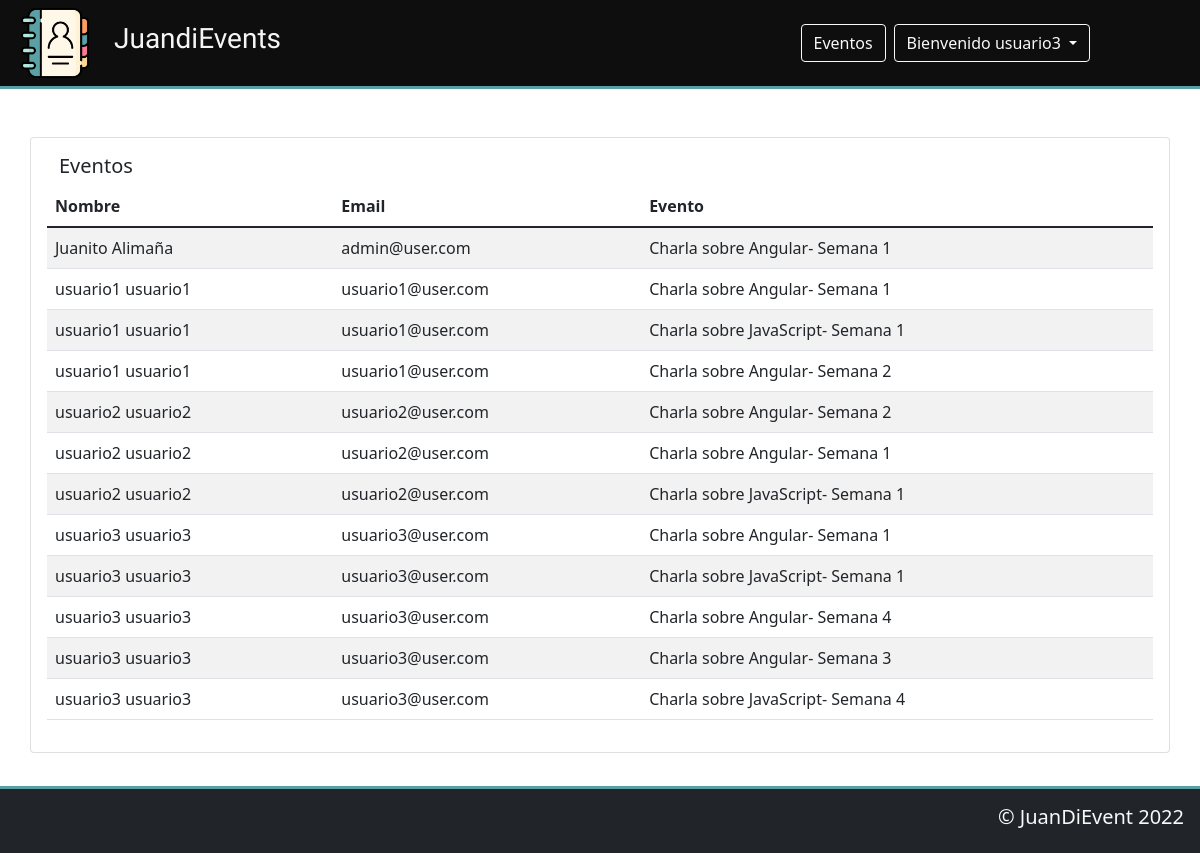
The app's page /usuariosSuscritos.php (signed in) with its own data.
### tables this page shows
CREATE TABLE `users` (
  `id` int(11) NOT NULL,
  `names` varchar(255) NOT NULL,
  `last_names` varchar(255) NOT NULL,
  `age` int(11) NOT NULL,
  `email` varchar(255) NOT NULL,
  `password` varchar(255) NOT NULL,
  `role` varchar(255) NOT NULL DEFAULT 'user',
  `isLogged` tinyint(1) NOT NULL DEFAULT 0
);

### usuariosSuscritos.php (the view, shortened to what this page needs)
<?php include 'template/header.php'; ?>
<?php
include_once 'model/conexion.php';
$query = $bd->prepare("select
concat(u.names, ' ', u.last_names) as 'name',
u.email,
concat(e.name, '- Semana ', r.semana) as 'event'
from users u
join usuario_evento r on r.id_user = u.id
join events e on e.id = r.id_event
order by u.names asc");
$result = $query->execute();
$events = $query->fetchAll(PDO::FETCH_OBJ);
?>
<div class="container mt-5 scale-up-center" style="margin-bottom: 100px;">
    <div class="row">
        <div class="card">
            <div class="card-body">
                <div class="row justify-content-between">
                    <div class="row justify-content-between">
                        <h5 class="card-title col-md-4">Eventos</h5>
                    </div>
                    <table class="table table-striped">
                        <thead>
                            <tr>
                                <th scope="col">Nombre</th>
                                <th scope="col">Email</th>
                                <th scope="col">Evento</th>
                            </tr>
                        </thead>
                        <tbody>
                            <?php foreach ($events as $event) { ?>
                                <tr>
                                    <td><?php echo $event->name ?></td>
                                    <td><?php echo $event->email ?></td>
                                    <td><?php echo $event->event ?></td>
                                </tr>
                            <?php } ?>
                        </tbody>
                    </table>
                </div>
            </div>
        </div>
    </div>
</div>
<?php include 'template/footer.php'; ?>

### assets/styles/style.css (style rules this page uses)
:root { --color-primary: #0e0e0e; --color-secundary: #58a0a4; --color-light: #f5f5f5; --color-dark: #0e0e0e; }
.scale-up-center { animation: scale-up-center 0.4s; }

### records on screen
users: name "Juanito Alimaña", email "admin@user.com", event "Charla sobre Angular- Semana 1"
users: name "usuario1 usuario1", email "usuario1@user.com", event "Charla sobre Angular- Semana 1", event "Charla sobre JavaScript- Semana 1", event "Charla sobre Angular- Semana 2"
users: name "usuario2 usuario2", email "usuario2@user.com", event "Charla sobre Angular- Semana 2", event "Charla sobre Angular- Semana 1", event "Charla sobre JavaScript- Semana 1"
users: name "usuario3 usuario3", email "usuario3@user.com", event "Charla sobre Angular- Semana 1", event "Charla sobre JavaScript- Semana 1", event "Charla sobre Angular- Semana 4", event "Charla sobre Angular- Semana 3", event "Charla sobre JavaScript- Semana 4"

### other values on screen
$_SESSION['user']['names'] "usuario3"
